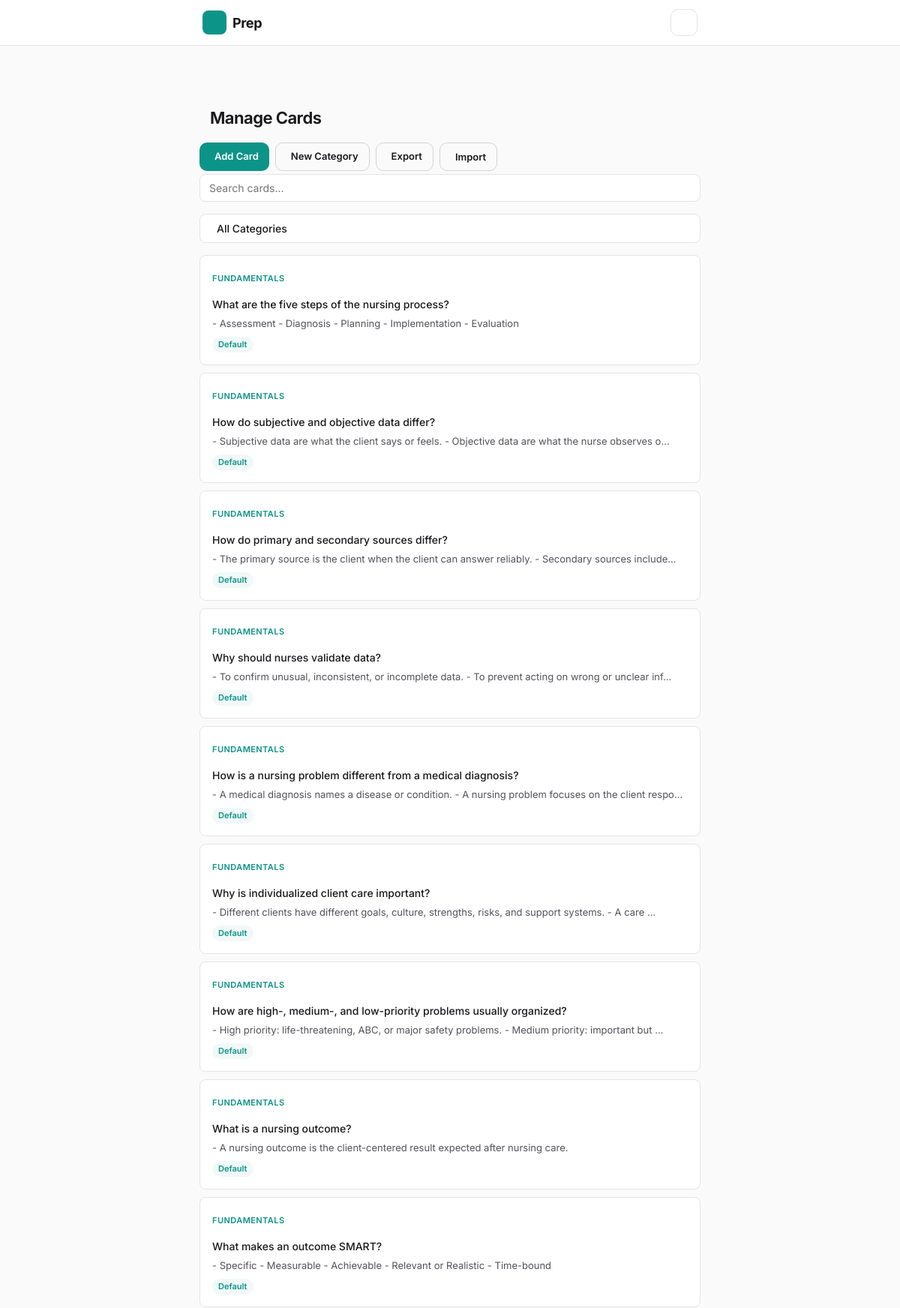
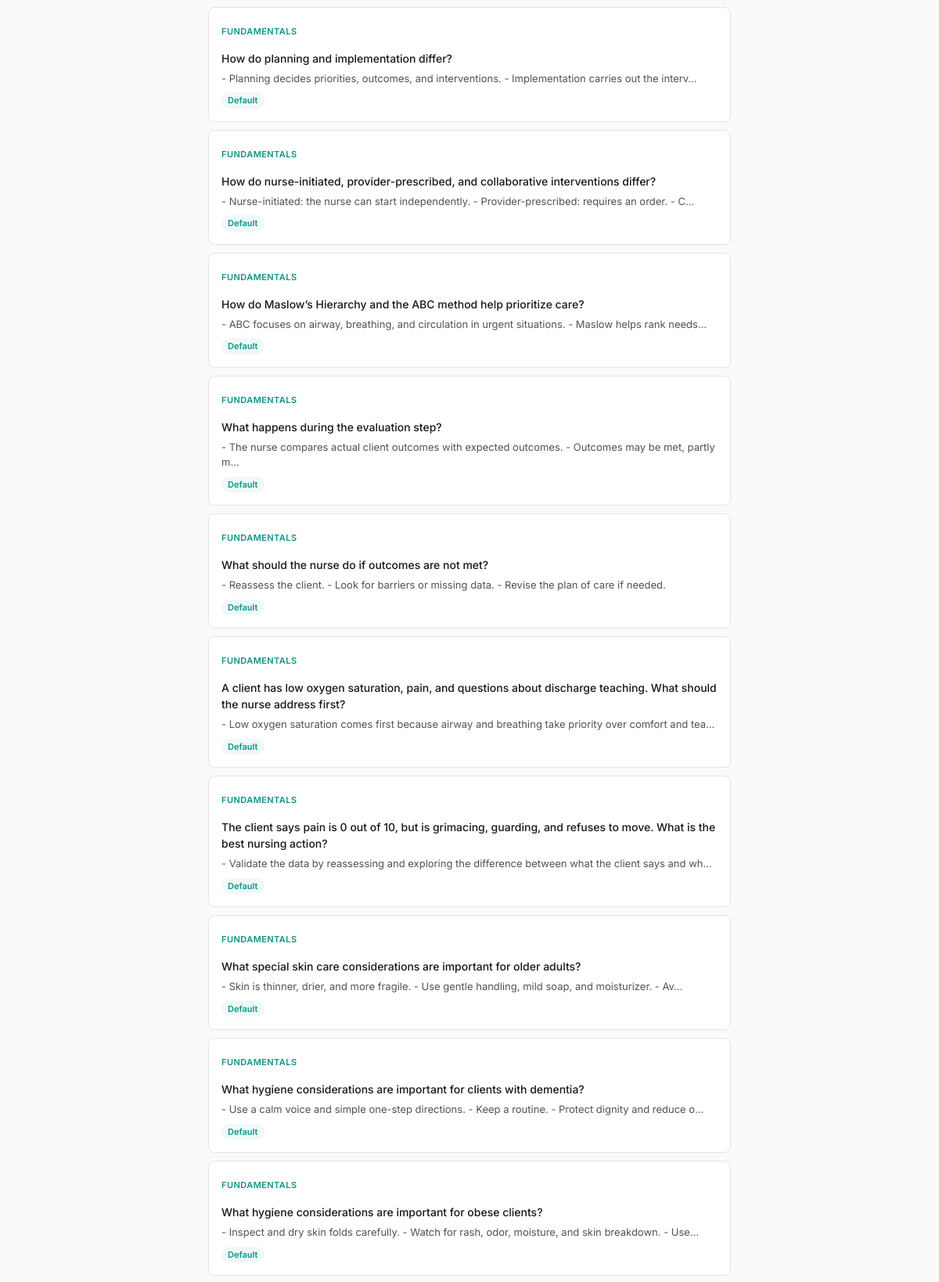
Screenshot of /manage/ (upper part) with the database file from the repository (2 pictures, top to bottom).
### cards/models.py (models this page shows, shortened)
class Card(models.Model):
    category = models.ForeignKey(Category, on_delete=models.CASCADE, related_name='cards')
    deck = models.ForeignKey(Deck, on_delete=models.SET_NULL, null=True, blank=True, related_name='cards')
    guide_section = models.ForeignKey('GuideSection', on_delete=models.SET_NULL, null=True, blank=True, related_name='cards')
    question = models.TextField()
    answer = models.TextField()
    rationale = models.TextField(blank=True, default='')
    is_default = models.BooleanField(default=False)
    created_at = models.DateTimeField(auto_now_add=True)
    updated_at = models.DateTimeField(auto_now=True)
    class Meta:
        ordering = ['category', 'id']

class Category(models.Model):
    name = models.CharField(max_length=100)
    slug = models.SlugField(unique=True)
    icon = models.CharField(max_length=10, default='📚')
    is_default = models.BooleanField(default=False)
    published = models.BooleanField(default=False, help_text='Show on homepage')
    class Meta:
        verbose_name_plural = 'categories'
        ordering = ['name']

### cards/views.py (the view)
# urls.py: path('manage/', views.manage_view, name='manage'),
def manage_view(request):
    category_slug = request.GET.get('category', '')
    q = request.GET.get('q', '')
    cards = Card.objects.select_related('category').all()
    if category_slug:
        cards = cards.filter(category__slug=category_slug)
    if q:
        cards = cards.filter(Q(question__icontains=q) | Q(answer__icontains=q))
    categories = Category.objects.annotate(card_count=Count('cards'))
    return render(request, 'cards/manage.html', {
        'cards': cards,
        'categories': categories,
        'active_category': category_slug,
        'search_query': q,
        'import_form': ImportForm(),
    })

### cards/forms.py
class ImportForm(forms.Form):
    file = forms.FileField(
        label='JSON File',
        help_text='Upload a .json file exported from NursePrep',
        widget=forms.FileInput(attrs={'class': 'form-input', 'accept': '.json'})
    )

### cards/templates/cards/manage.html (shortened to what this page needs)
{% extends "cards/base.html" %}
{% load static %}
{% block body %}
<div id="app" class="page">
  <header class="page-header">
    <a href="{% url 'dashboard' %}" class="back-link"></a>
    <h1 class="page-title">Manage Cards</h1>
  </header>
  <div class="manage-actions">
    <a href="{% url 'card_create' %}" class="btn-primary"> Add Card</a>
    <a href="{% url 'category_create' %}" class="btn-secondary"> New Category</a>
    <a href="{% url 'api_export' %}" class="btn-secondary" download> Export</a>
    <button class="btn-secondary" onclick="document.getElementById('import-modal').classList.add('visible')"> Import</button>
  </div>
  <div class="manage-filters">
    <form method="get" class="search-form">
      <input type="text" name="q" value="{{ search_query }}" placeholder="Search cards..." class="form-input search-input">
    </form>
  </div>
  <div class="cat-dropdown-wrap">
    <button class="cat-dropdown-trigger" id="cat-trigger" type="button">
      <span class="cat-dropdown-label" id="cat-label">
        {% if active_category %}
          {% for cat in categories %}{% if cat.slug == active_category %}<i class="{{ cat.icon }}"></i> {{ cat.name }}{% endif %}{% endfor %}
        {% else %}
           All Categories
        {% endif %}
      </span>
    </button>
  </div>
  <div class="card-list">
    {% for card in cards %}
    <div class="manage-card">
      <div class="manage-card-header">
        <span class="manage-card-category"><i class="{{ card.category.icon }}"></i> {{ card.category.name }}</span>
        <div class="manage-card-actions">
          <a href="{% url 'card_edit' card.pk %}" class="action-btn" title="Edit"></a>
          <a href="{% url 'card_delete' card.pk %}" class="action-btn danger" title="Delete"></a>
        </div>
      </div>
      <div class="manage-card-question">{{ card.question|truncatechars:120 }}</div>
      <div class="manage-card-answer">{{ card.answer|truncatechars:100 }}</div>
      {% if card.is_default %}<span class="badge default-badge">Default</span>{% endif %}
    </div>
    {% empty %}
    <div class="empty-state">
      <span class="empty-icon"><i class="ph-bold ph-tray" style="font-size:36px"></i></span>
      <h3>No cards found</h3>
      <p><a href="{% url 'card_create' %}">Create your first card</a></p>
    </div>
    {% endfor %}
  </div>
</div>
{% endblock %}

### rows the page displays
Card: category.name "FUNDAMENTALS", question "What are the five steps of the nursing process?", answer "- Assessment - Diagnosis - Planning - Implementation - Evaluation", is_default "Default"
Card: category.name "FUNDAMENTALS", question "How do subjective and objective data differ?", answer "- Subjective data are what the client says or feels. - Objective data are what the nurse observes o…", is_default "Default"
Card: category.name "FUNDAMENTALS", question "How do primary and secondary sources differ?", answer "- The primary source is the client when the client can answer reliably. - Secondary sources include…", is_default "Default"
Card: category.name "FUNDAMENTALS", question "Why should nurses validate data?", answer "- To confirm unusual, inconsistent, or incomplete data. - To prevent acting on wrong or unclear inf…", is_default "Default"
Card: category.name "FUNDAMENTALS", question "How is a nursing problem different from a medical diagnosis?", answer "- A medical diagnosis names a disease or condition. - A nursing problem focuses on the client respo…", is_default "Default"
Card: category.name "FUNDAMENTALS", question "Why is individualized client care important?", answer "- Different clients have different goals, culture, strengths, risks, and support systems. - A care …", is_default "Default"
Card: category.name "FUNDAMENTALS", question "How are high-, medium-, and low-priority problems usually organized?", answer "- High priority: life-threatening, ABC, or major safety problems. - Medium priority: important but …", is_default "Default"
Card: category.name "FUNDAMENTALS", question "What is a nursing outcome?", answer "- A nursing outcome is the client-centered result expected after nursing care.", is_default "Default"
Card: category.name "FUNDAMENTALS", question "What makes an outcome SMART?", answer "- Specific - Measurable - Achievable - Relevant or Realistic - Time-bound", is_default "Default"
Card: category.name "FUNDAMENTALS", question "How do planning and implementation differ?", answer "- Planning decides priorities, outcomes, and interventions. - Implementation carries out the interv…", is_default "Default"
Card: category.name "FUNDAMENTALS", question "How do nurse-initiated, provider-prescribed, and collaborative interventions differ?", answer "- Nurse-initiated: the nurse can start independently. - Provider-prescribed: requires an order. - C…", is_default "Default"
Card: category.name "FUNDAMENTALS", question "How do Maslow’s Hierarchy and the ABC method help prioritize care?", answer "- ABC focuses on airway, breathing, and circulation in urgent situations. - Maslow helps rank needs…", is_default "Default"
Card: category.name "FUNDAMENTALS", question "What happens during the evaluation step?", answer "- The nurse compares actual client outcomes with expected outcomes. - Outcomes may be met, partly m…", is_default "Default"
Card: category.name "FUNDAMENTALS", question "What should the nurse do if outcomes are not met?", answer "- Reassess the client. - Look for barriers or missing data. - Revise the plan of care if needed.", is_default "Default"
Card: category.name "FUNDAMENTALS", question "A client has low oxygen saturation, pain, and questions about discharge teaching. What should the nurse address first?", answer "- Low oxygen saturation comes first because airway and breathing take priority over comfort and tea…", is_default "Default"
Card: category.name "FUNDAMENTALS", question "The client says pain is 0 out of 10, but is grimacing, guarding, and refuses to move. What is the best nursing action?", answer "- Validate the data by reassessing and exploring the difference between what the client says and wh…", is_default "Default"
Card: category.name "FUNDAMENTALS", question "What special skin care considerations are important for older adults?", answer "- Skin is thinner, drier, and more fragile. - Use gentle handling, mild soap, and moisturizer. - Av…", is_default "Default"
Card: category.name "FUNDAMENTALS", question "What hygiene considerations are important for clients with dementia?", answer "- Use a calm voice and simple one-step directions. - Keep a routine. - Protect dignity and reduce o…", is_default "Default"
Card: category.name "FUNDAMENTALS", question "What hygiene considerations are important for obese clients?", answer "- Inspect and dry skin folds carefully. - Watch for rash, odor, moisture, and skin breakdown. - Use…", is_default "Default"
